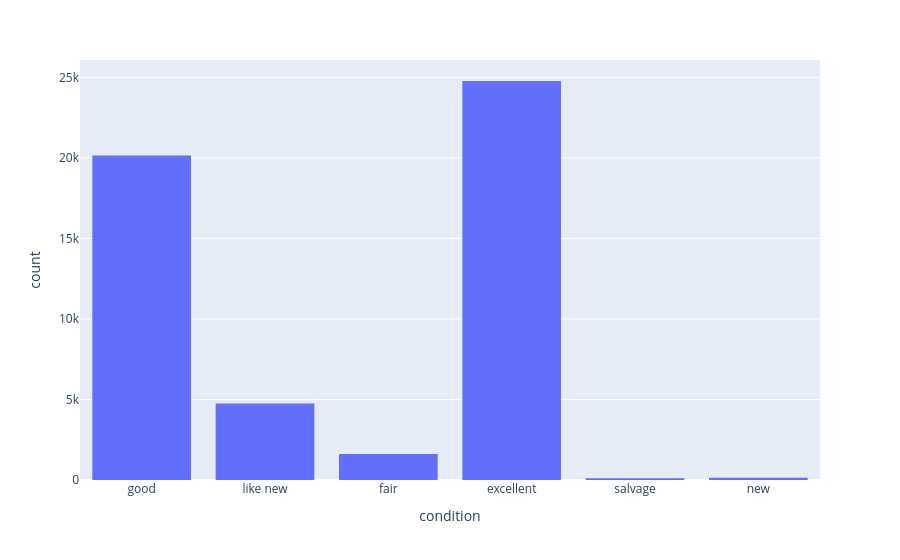

The cell this chart's notebook holds for it:
### Code cell
fig = px.histogram(df, x="condition")
fig.show()

### Figure 1 — Plotly figure (JSON) as saved in the notebook; plotly's stock layout.template omitted (floating-point values rounded to 4 significant figures; data arrays with more than 128 entries replaced by an {"elided": "..."} marker saying what was removed)
{"data": [{"bingroup": "x", "hovertemplate": "condition=%{x}<br>count=%{y}<extra></extra>", "legendgroup": "", "marker": {"color": "#636efa", "pattern": {"shape": ""}}, "name": "", "orientation": "v", "showlegend": false, "type": "histogram", "x": {"elided": "51525 str values"}, "xaxis": "x", "yaxis": "y"}], "layout": {"barmode": "relative", "legend": {"tracegroupgap": 0}, "margin": {"t": 60}, "xaxis": {"anchor": "y", "domain": [0, 1], "title": {"text": "condition"}}, "yaxis": {"anchor": "x", "domain": [0, 1], "title": {"text": "count"}}}}
